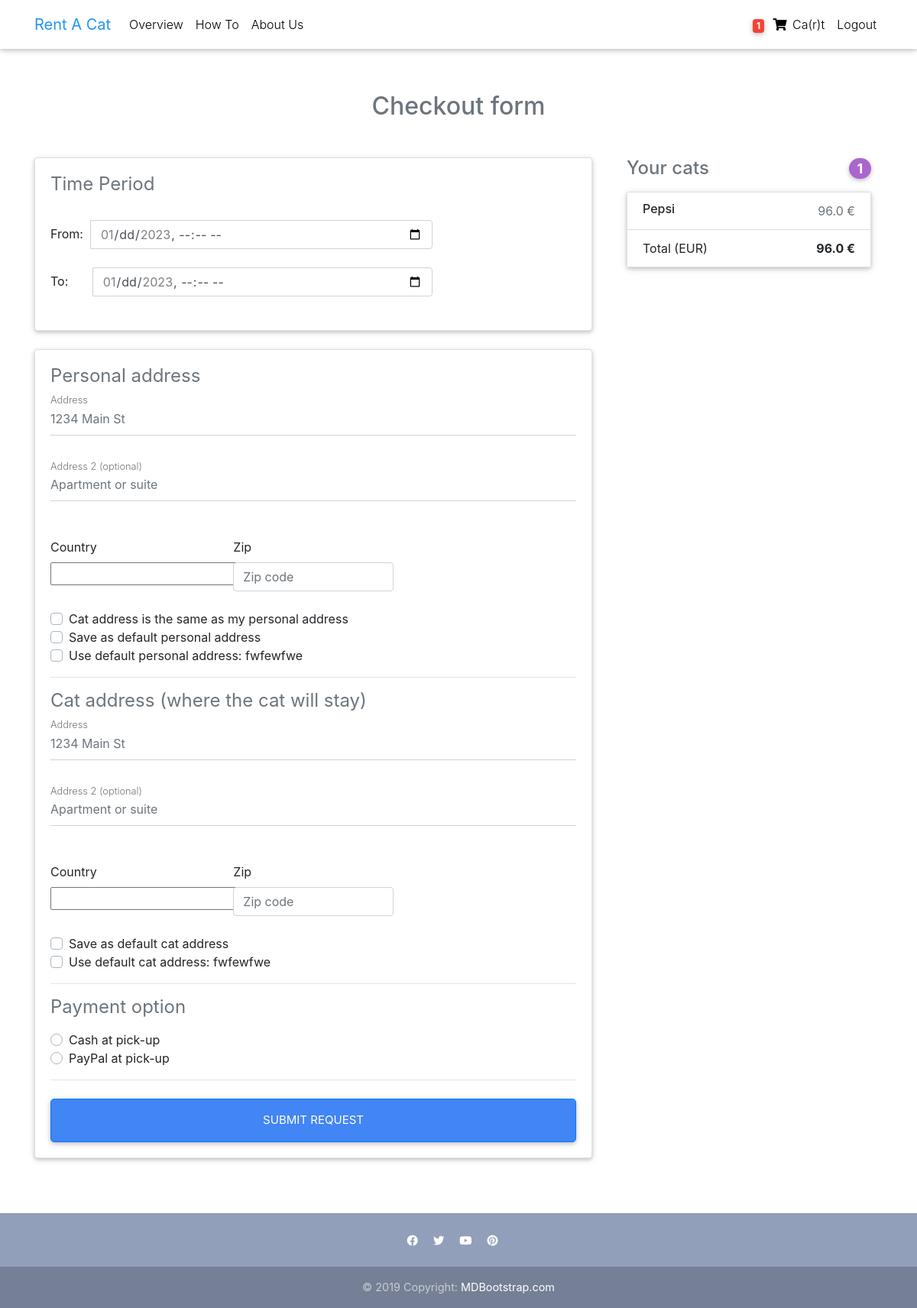
Screenshot of /checkout/ (signed in) with the database file from the repository.
### core/models.py (models this page shows, shortened)
class Order(models.Model):
    user = models.ForeignKey(settings.AUTH_USER_MODEL,
                             on_delete=models.CASCADE)
    ref_code = models.CharField(max_length=20, blank=True, null=True)
    items = models.ManyToManyField(OrderItem)
    ordered_date = models.DateTimeField()
    rental_duration = models.IntegerField(default=DEFAULT_RENTAL_DURATION)
    ordered = models.BooleanField(default=False)
    shipping_address = models.ForeignKey(
        'Address', related_name='shipping_address', on_delete=models.SET_NULL, blank=True, null=True)
    billing_address = models.ForeignKey(
        'Address', related_name='billing_address', on_delete=models.SET_NULL, blank=True, null=True)
    payment = models.ForeignKey(
        'Payment', on_delete=models.SET_NULL, blank=True, null=True)
    coupon = models.ForeignKey(
        'Coupon', on_delete=models.SET_NULL, blank=True, null=True)
    being_delivered = models.BooleanField(default=False)
    received = models.BooleanField(default=False)
    refund_requested = models.BooleanField(default=False)
    refund_granted = models.BooleanField(default=False)
    '''
    1. Item added to cart
    2. Adding a billing address
    (Failed checkout)
    3. Payment
    (Preprocessing, processing, packaging etc.)
    4. Being delivered
    5. Received
    6. Refunds
    '''
    def get_total(self):
        total = 0
        for order_item in self.items.all():
            total += order_item.get_final_price()
        if self.coupon:
            total -= self.coupon.amount
        return total
    def get_rental_duration(self):
        return self.rental_duration

class Address(models.Model):
    user = models.ForeignKey(settings.AUTH_USER_MODEL,
                             on_delete=models.CASCADE)
    street_address = models.CharField(max_length=100)
    apartment_address = models.CharField(max_length=100)
    country = CountryField(multiple=False)
    zip = models.CharField(max_length=100)
    address_type = models.CharField(max_length=1, choices=ADDRESS_CHOICES)
    default = models.BooleanField(default=False)
    class Meta:
        verbose_name_plural = 'Addresses'

class OrderItem(models.Model):
    user = models.ForeignKey(settings.AUTH_USER_MODEL,
                             on_delete=models.CASCADE)
    ordered = models.BooleanField(default=False)
    item = models.ForeignKey(Item, on_delete=models.CASCADE)
    quantity = models.IntegerField(default=1)
    def get_duration(self):
        return self.order_set.all()[0].get_rental_duration()
    def get_final_price(self):
        return self.item.price * self.get_duration()

class Item(models.Model):
    title = models.CharField(max_length=100)
    price = models.FloatField(default = 4)
    available = models.BooleanField(default=True)
    category = models.CharField(choices=CATEGORY_CHOICES, max_length=2)
    label = models.CharField(choices=ENERGY_CHOICES, max_length=2)
    size = models.CharField(choices=SIZE_CHOICES, max_length=1, default='NULL')
    gender = models.CharField(choices=GENDER_CHOICES, max_length=1, default='M')
    slug = models.SlugField()
    description = models.TextField()
    reviews = models.TextField(default="")
    image = models.ImageField()
    image2 = models.ImageField()
    image3 = models.ImageField()
    image4 = models.ImageField()

### core/views.py (the view, shortened to what this page needs)
# urls.py: path('checkout/', CheckoutView.as_view(), name='checkout'),
class CheckoutView(View):
    def get(self, *args, **kwargs):
        try:
            order = Order.objects.get(user=self.request.user, ordered=False)
            form = CheckoutForm()
            """
            TIME PERIOD
            Get current date, the selected dates, and save them for the entities.
            Also calculate the difference between the selected dates.
            """
            now = dt.datetime.now()
            from_min_date = now.strftime(DATE_FORMAT)
            from_max_date = (now + dt.timedelta(days=MAX_PREORDER_DAYS)).strftime(DATE_FORMAT)
            to_min_date = (now + dt.timedelta(hours=MIN_RENTAL_HOURS)).strftime(DATE_FORMAT)
            print('to_min_date', to_min_date)
            to_max_date = (now + dt.timedelta(days=MAX_PREORDER_DAYS) + dt.timedelta(hours=MIN_RENTAL_HOURS)).strftime(DATE_FORMAT)
            from_date_str = self.request.GET.get('from_date')
            to_date_str = self.request.GET.get('to_date')
            context = {
                'form': form,
                'couponform': CouponForm(),
                'order': order,
                'DISPLAY_COUPON_FORM': True,
                'from_date_str': from_date_str,
                'to_date_str': to_date_str,
                'from_min_date': from_min_date,
                'from_max_date': from_max_date,
                'to_min_date': to_min_date,
                'to_max_date': to_max_date
            }
            shipping_address_qs = Address.objects.filter(
                user=self.request.user,
                address_type='S',
                default=True
            )
            if shipping_address_qs.exists():
                context.update(
                    {'default_shipping_address': shipping_address_qs[0]})
            billing_address_qs = Address.objects.filter(
                user=self.request.user,
                address_type='B',
                default=True
            )
            if billing_address_qs.exists():
                context.update(
                    {'default_billing_address': billing_address_qs[0]})
            return render(self.request, "checkout.html", context)
        except ObjectDoesNotExist:
            messages.info(self.request, "You do not have an active order")
            return redirect("core:checkout")

### templates/checkout.html (shortened to what this page needs)
{% extends "base.html" %}
{% load crispy_forms_tags %}
{% block content %}
    <head>
    <link rel="stylesheet" href="https://stackpath.bootstrapcdn.com/bootstrap/4.2.1/css/bootstrap.min.css">
    <link href="https://stackpath.bootstrapcdn.com/font-awesome/4.7.0/css/font-awesome.min.css" rel="stylesheet">
    <link rel="stylesheet" href="https://cdnjs.cloudflare.com/ajax/libs/tempusdominus-bootstrap-4/5.1.2/css/tempusdominus-bootstrap-4.min.css" />
  </head>
  <main>
    <div class="container wow fadeIn">
      <h2 class="my-5 h2 text-center text-muted">Checkout form</h2>
      <div class="row">
        <div class="col-md-8 mb-4">
          <div class="card">
          <form method="get" class="card-body">
              <h4 class="text-muted">Time Period</h4>
              <div class="input-group date" style="width: 500px">
                    <label for="from_date" style="margin-top: auto"> From: &nbsp;</label>
                      <input id="from_date"
                             type="datetime-local"
                             name="from_date"
                             class="form-control datetimepicker-input"
                             min="{{ from_min_date }}"
                             max="{{ from_max_date }}"
                             value="{{ from_date_str }}"
                             onchange="this.form.submit();"
                             />
              </div>
              <div class="input-group date" style="width: 500px">
                    <label for="to_date" style="margin-top: auto"> To: &nbsp;&nbsp;&nbsp;&nbsp;&nbsp;&nbsp;</label>
                      <input id="to_date"
                             type="datetime-local"
                             name="to_date"
                             class="form-control datetimepicker-input"
                             min="{{ to_min_date }}"
                             max="{{ to_max_date }}"
                             value="{{ to_date_str }}"
                             onchange="this.form.submit();"
                             />
              </div>
          </form>
          </div>
          <br>
          {% include "payment_form.html" %}
        </div>
        <div class="col-md-4 mb-4">
          {% include "order_snippet.html" %}
        </div>
      </div>
    </div>
  </main>
{% endblock content %}

### templates/navbar.html (shortened to what this page needs)
{% load cart_template_tags %}
<nav class="navbar fixed-top navbar-expand-lg navbar-light white scrolling-navbar">
    <div class="container">
      <a class="navbar-brand waves-effect" href="/">
        <strong class="blue-text">Rent A Cat</strong>
      </a>
      <div class="collapse navbar-collapse" id="navbarSupportedContent">
        <ul class="navbar-nav mr-auto">
          <li id="nav-item-Overview" {% if request.path == '/home/' %} class="nav-item active" {% else %} class="nav-item"  {% endif %}>
            <a class="nav-link waves-effect" href="/home">Overview
            </a>
          <li id="nav-item-HowTo" {% if request.path == '/how-to/' %} class="nav-item active" {% else %} class="nav-item" {% endif %}>
            <a class="nav-link waves-effect" href="/how-to">How To</a>
          </li>
          <li id="nav-item-About Us" {% if request.path == '/about-us/' %} class="nav-item active" {% else %} class="nav-item" {% endif %}>
            <a class="nav-link waves-effect" href="/about-us" onclick="setActive('AboutUs');setInactive('HowTo');setInactive('Overview')">About Us</a>
          </li>
        </ul>
        <ul class="navbar-nav nav-flex-icons">
          {% if request.user.is_authenticated %}
          <li class="nav-item">
            <a href="{% url 'core:order-summary' %}" class="nav-link waves-effect">
              <span class="badge red z-depth-1 mr-1"> {{ request.user|cart_item_count }} </span>
              <i class="fas fa-shopping-cart"></i>
              <span class="clearfix d-none d-sm-inline-block"> Ca(r)t </span>
            </a>
          </li>
          <li class="nav-item">
            <a class="nav-link waves-effect" href="{% url 'account_logout' %}">
              <span class="clearfix d-none d-sm-inline-block"> Logout </span>
            </a>
          </li>
          {% endif %}
        </ul>
      </div>
    </div>
  </nav>

### templates/payment_form.html (shortened to what this page needs)
{% load crispy_forms_tags %}
{% block content %}
<main>
        <div class="card">
          <form method="POST" class="card-body">
            <h4 class="text-muted">Personal address</h4>
            <div class='hideable_shipping_form'>
              <div class="md-form mb-5">
                <input type='text' placeholder='1234 Main St' id='shipping_address' name='shipping_address' class='form-control' />
                <label for="shipping_address" class="">Address</label>
              </div>
              <div class="md-form mb-5">
                <input type='text' placeholder='Apartment or suite' id='shipping_address2' name='shipping_address2' class='form-control' />
                <label for="shipping_address2" class="">Address 2 (optional)</label>
              </div>
              <div class="row">
                <div class="col-lg-4 col-md-12 mb-4">
                  <label for="country">Country</label>
                  {{ form.shipping_country }}
                </div>
                <div class="col-lg-4 col-md-6 mb-4">
                  <label for="shipping_zip">Zip</label>
                  <input type='text' placeholder='Zip code' id='shipping_zip' name='shipping_zip' class='form-control' />
                </div>
              </div>
              <div class="custom-control custom-checkbox">
                <label class="custom-control-label" for="same_billing_address">Cat address is the same as my personal address</label>
              </div>
              <div class="custom-control custom-checkbox">
                <label class="custom-control-label" for="set_default_shipping">Save as default personal address</label>
              </div>
            </div>
            {% if default_shipping_address %}
            <div class="custom-control custom-checkbox">
              <label class="custom-control-label" for="use_default_shipping">Use default personal address: {{ default_shipping_address.street_address|truncatechars:10 }}</label>
            </div>
            {% endif %}
            <hr>
            <h4 class="text-muted">Cat address (where the cat will stay)</h4>
            <div class='hideable_billing_form'>
              <div class="md-form mb-5">
                <input type='text' placeholder='1234 Main St' id='billing_address' name='billing_address' class='form-control' />
                <label for="billing_address" class="">Address</label>
              </div>
              <div class="md-form mb-5">
                <input type='text' placeholder='Apartment or suite' id='billing_address2' name='billing_address2' class='form-control' />
                <label for="billing_address2" class="">Address 2 (optional)</label>
              </div>
              <div class="row">
                <div class="col-lg-4 col-md-12 mb-4">
                  <label for="country">Country</label>
                  {{ form.billing_country }}
                </div>
                <div class="col-lg-4 col-md-6 mb-4">
                  <label for="billing_zip">Zip</label>
                  <input type='text' placeholder='Zip code' id='billing_zip' name='billing_zip' class='form-control' />
                </div>
              </div>
              <div class="custom-control custom-checkbox">
                <label class="custom-control-label" for="set_default_billing">Save as default cat address</label>
              </div>
            </div>
            {% if default_billing_address %}
            <div class="custom-control custom-checkbox">
              <label class="custom-control-label" for="use_default_billing">Use default cat address: {{ default_billing_address.street_address|truncatechars:10 }}</label>
            </div>
            {% endif %}
            <hr>
            <h4 class="text-muted">Payment option</h4>
            <div class="d-block my-3">
              {% for value, name in form.fields.payment_option.choices %}
              <div class="custom-control custom-radio">
                <label class="custom-control-label" for="{{ name }}">{{ name }}</label>
              </div>
              {% endfor %}
            </div>
            <hr class="mb-4">
            <button class="btn btn-primary btn-lg btn-block" type="submit">Submit request</button>
          </form>
        </div>
</main>
{% endblock content %}

### templates/order_snippet.html
<div class="col-md-12 mb-4">
    <h4 class="d-flex justify-content-between align-items-center mb-3">
    <span class="text-muted">Your cats</span>
    <span class="badge badge-secondary badge-pill">{{ order.items.count }}</span>
    </h4>
    <ul class="list-group mb-3 z-depth-1">
    {% for order_item in order.items.all %}
    <li class="list-group-item d-flex justify-content-between lh-condensed">
        <div>
        <h6 class="my-0"> {{ order_item.item.title}}</h6>
        </div>
        <span class="text-muted">{{ order_item.get_final_price }} €</span>
    </li>
    {% endfor %}
    <li class="list-group-item d-flex justify-content-between">
        <span>Total (EUR)</span>
        <strong>{{ order.get_total }} €</strong>
    </li>
    </ul>
</div>

### rows the page displays
Address: street_address "fwfewfwe"
Address: street_address "fwfewfwe"
Order: items.count "1", get_total "96.0"
OrderItem: item "Pepsi", get_final_price "96.0"

### other values shown
{{ request.user|cart_item_count }} "1"
{{ name }} "Cash at pick-up" "PayPal at pick-up"
